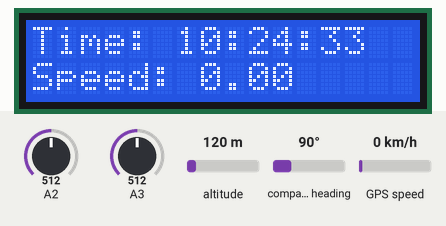
This sketch was run on a simulated Arduino Uno, built with avr-gcc and run on an emulated ATmega328P. On the bench: 16×2 character LCD. The test bench sets the inputs (shaded band); at power-on: A2 = 512, compass heading 90°, A3 = 512, altitude 120 m, GPS speed 0 km/h. The GPS gets a fix after 3 s at 37.7749, -122.4194 with 8 satellites.

Above: at 3.7 s.
3.8 s: A2 set to 583
5.6 s: A2 set to 611
At 7.3 s:
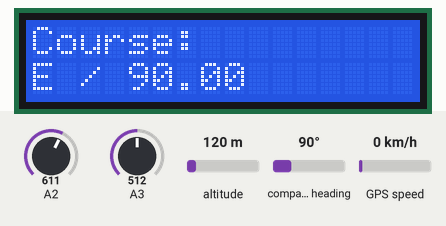
7.6 s: compass heading set to 7°
At 9.3 s:
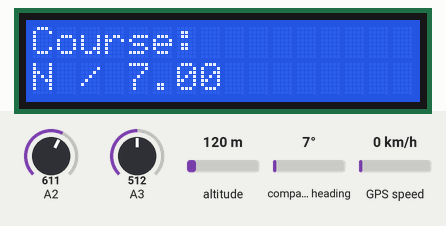
9.6 s: compass heading set to 180°
At 11.3 s:
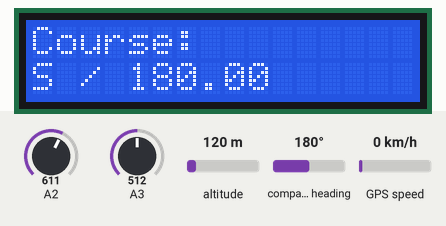
11.6 s: compass heading set to 269°
At 13.2 s:
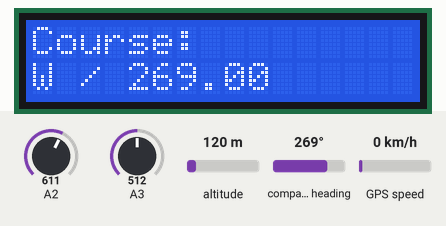
13.6 s: A2 set to 882
15.3 s: A2 set to 915
At 16.9 s:
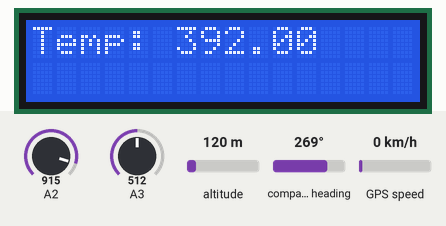
Timing chart, 0 to 18.4 s (numbered marks = the images above; inputs shaded):
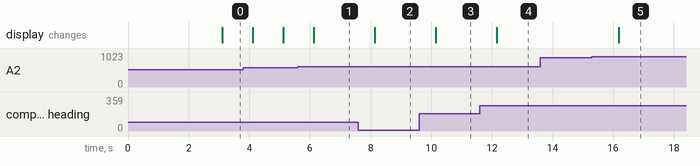

Measured:
- the behaviour switches between 599 and 600 on A2 (found by bisection; images 0 and 1)
- the behaviour switches between 899 and 900 on A2 (found by bisection; images 4 and 5)
- after the input at 5.6 s, the display: changes after 0.53 s (image 1)
- after the input at 7.6 s, the display: changes after 0.54 s (image 2)
- after the input at 9.6 s, the display: changes after 0.55 s (image 3)
- after the input at 11.6 s, the display: changes after 0.56 s (image 4)
- after the input at 13.6 s, every drawn part: stays the same
- after the input at 15.3 s, the display: changes after 0.87 s (image 5)

The sketch:

LCD_gps_plus_multi.ino
```cpp
#include <SoftwareSerial.h>
#include <LiquidCrystal.h>
#include "TinyGPS++.h"

TinyGPSPlus gps;
SoftwareSerial ss(9, 10);

LiquidCrystal lcd(2, 4, 5, 6, 7, 8);

float voltage;
float tempC;
float tempF;
int potVal = 0;
String bearing = "";

void setup()
{
  Serial.begin(115200);
  ss.begin(9600);
  lcd.begin(16, 2);
}

void loop(){
  checkPot();
  if (potVal < 300){
    if (gps.location.isUpdated()){
      lcd.clear();
      lcd.setCursor(0, 0);
      lcd.print("Lat: ");
      lcd.print(gps.location.lat(), 6);
      lcd.setCursor(0, 1);
      lcd.print("Lng: ");
      lcd.print(gps.location.lng(), 6);
    }
  }
  else if (potVal >= 300 && potVal < 600){
    if (gps.location.isUpdated()){
      lcd.clear();
      lcd.setCursor(0, 0);
      lcd.print("Time: ");
      lcd.print(gps.time.hour());
      lcd.print(":");
      lcd.print(gps.time.minute());
      lcd.print(":");
      lcd.print(gps.time.second());
      lcd.setCursor(0, 1);
      lcd.print("Speed: ");
      lcd.print(gps.speed.mph());
      lcd.setCursor(0, 1);
    }
  }
  else if (potVal >= 600 && potVal < 900){
    if (gps.location.isUpdated()){
      setDirection();
      lcd.clear();
      lcd.setCursor(0, 0);
      lcd.print("Course: ");
      lcd.setCursor(0, 1);
      lcd.print(bearing);
      lcd.print(" / ");
      lcd.print(gps.course.deg());
    }
  }
  else {
    checkTemp();
    lcd.clear();
    lcd.setCursor(0, 0);
    lcd.print("Temp: ");
    lcd.print(tempF);
  }
  smartdelay(1000);
}

static void smartdelay(unsigned long ms) {
  unsigned long start = millis();
  do {
    while (ss.available())
      gps.encode(ss.read());
  }
  while (millis() - start < ms);
}

void checkTemp(){
  voltage = analogRead(3) * 5.0;
  voltage /= 1024.0;
  tempC = (voltage - 0.5) * 100;
  tempF = (tempC * 9.0 / 5.0) + 32.0;
}

void checkPot(){
  potVal = analogRead(2);
}

void setDirection(){
  float courseVal = gps.course.deg();
  if (courseVal >= 22.5 && courseVal < 67.5) { bearing = "NE"; }
  else if (courseVal >= 67.5 && courseVal < 112.5) { bearing = "E"; }
  else if (courseVal >= 112.5 && courseVal < 157.5) { bearing = "SE";}
  else if (courseVal >= 157.5 && courseVal < 202.5) { bearing = "S"; }
  else if (courseVal >= 202.5 && courseVal < 247.5) { bearing = "SW"; }
  else if (courseVal >= 247.5 && courseVal < 292.5) { bearing = "W"; }
  else if (courseVal >= 292.5 && courseVal < 337.5) { bearing = "W"; }
  else { bearing = "N"; }
}
```
